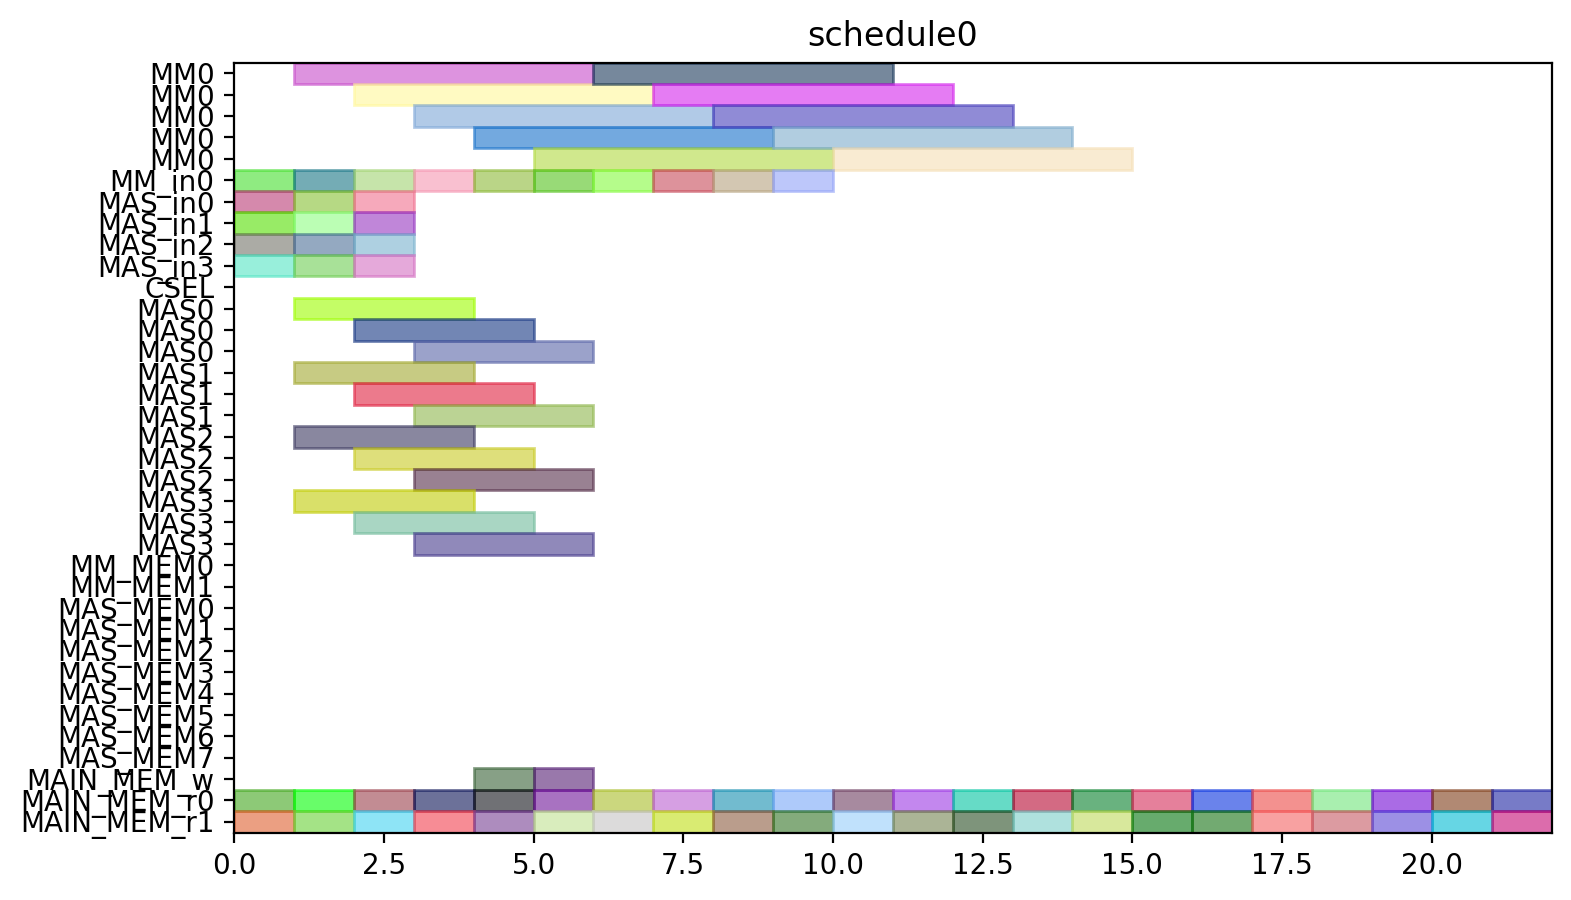

Here is the Python script that generated this plot:
from pyschedule import Scenario, solvers, plotters, alt


def solve():
	horizon = 90
	S = Scenario("schedule0", horizon=horizon)

	# resource
	MM = S.Resources('MM', num=1, size=5)
	MM_in = S.Resources('MM_in', num=1)
	MAS_in = S.Resources('MAS_in', num=4)
	CSEL = S.Resource('CSEL')
	MAS = S.Resources('MAS', num=4, size=3, periods=range(1, horizon))
	MM_MEM = S.Resources('MM_MEM', num=2)
	MAS_MEM = S.Resources('MAS_MEM', num=8)
	MAIN_MEM_w = S.Resource('MAIN_MEM_w', size=1)
	MAIN_MEM_r = S.Resources('MAIN_MEM_r', num=2)

	# result of previous scheduling

	# new tasks
	c10_t0 = S.Task('c10_t0', length=5, delay_cost=1)
	c10_t0 += alt(MM)
	c10_t0_in = S.Task('c10_t0_in', length=1, delay_cost=1)
	c10_t0_in += alt(MM_in)
	S += c10_t0_in*MM_in[0]<=c10_t0*MM[0]

	c10_t0_mem0 = S.Task('c10_t0_mem0', length=1, delay_cost=1)
	c10_t0_mem0 += MAIN_MEM_r[0]
	c10_t0_mem1 = S.Task('c10_t0_mem1', length=1, delay_cost=1)
	c10_t0_mem1 += MAIN_MEM_r[1]
	c10_t1 = S.Task('c10_t1', length=5, delay_cost=1)
	c10_t1 += alt(MM)
	c10_t1_in = S.Task('c10_t1_in', length=1, delay_cost=1)
	c10_t1_in += alt(MM_in)
	S += c10_t1_in*MM_in[0]<=c10_t1*MM[0]

	c10_t1_mem0 = S.Task('c10_t1_mem0', length=1, delay_cost=1)
	c10_t1_mem0 += MAIN_MEM_r[0]
	c10_t1_mem1 = S.Task('c10_t1_mem1', length=1, delay_cost=1)
	c10_t1_mem1 += MAIN_MEM_r[1]
	c10_t2 = S.Task('c10_t2', length=3, delay_cost=1)
	c10_t2 += alt(MAS)
	c10_t2_in = S.Task('c10_t2_in', length=1, delay_cost=1)
	c10_t2_in += alt(MAS_in)
	S += c10_t2_in*MAS_in[0]<=c10_t2*MAS[0]

	S += c10_t2_in*MAS_in[1]<=c10_t2*MAS[1]

	S += c10_t2_in*MAS_in[2]<=c10_t2*MAS[2]

	S += c10_t2_in*MAS_in[3]<=c10_t2*MAS[3]

	c10_t2_mem0 = S.Task('c10_t2_mem0', length=1, delay_cost=1)
	c10_t2_mem0 += MAIN_MEM_r[0]
	c10_t2_mem1 = S.Task('c10_t2_mem1', length=1, delay_cost=1)
	c10_t2_mem1 += MAIN_MEM_r[1]
	c10_t3 = S.Task('c10_t3', length=3, delay_cost=1)
	c10_t3 += alt(MAS)
	c10_t3_in = S.Task('c10_t3_in', length=1, delay_cost=1)
	c10_t3_in += alt(MAS_in)
	S += c10_t3_in*MAS_in[0]<=c10_t3*MAS[0]

	S += c10_t3_in*MAS_in[1]<=c10_t3*MAS[1]

	S += c10_t3_in*MAS_in[2]<=c10_t3*MAS[2]

	S += c10_t3_in*MAS_in[3]<=c10_t3*MAS[3]

	c10_t3_mem0 = S.Task('c10_t3_mem0', length=1, delay_cost=1)
	c10_t3_mem0 += MAIN_MEM_r[0]
	c10_t3_mem1 = S.Task('c10_t3_mem1', length=1, delay_cost=1)
	c10_t3_mem1 += MAIN_MEM_r[1]
	c20_t0 = S.Task('c20_t0', length=5, delay_cost=1)
	c20_t0 += alt(MM)
	c20_t0_in = S.Task('c20_t0_in', length=1, delay_cost=1)
	c20_t0_in += alt(MM_in)
	S += c20_t0_in*MM_in[0]<=c20_t0*MM[0]

	c20_t0_mem0 = S.Task('c20_t0_mem0', length=1, delay_cost=1)
	c20_t0_mem0 += MAIN_MEM_r[0]
	c20_t0_mem1 = S.Task('c20_t0_mem1', length=1, delay_cost=1)
	c20_t0_mem1 += MAIN_MEM_r[1]
	c20_t1 = S.Task('c20_t1', length=5, delay_cost=1)
	c20_t1 += alt(MM)
	c20_t1_in = S.Task('c20_t1_in', length=1, delay_cost=1)
	c20_t1_in += alt(MM_in)
	S += c20_t1_in*MM_in[0]<=c20_t1*MM[0]

	c20_t1_mem0 = S.Task('c20_t1_mem0', length=1, delay_cost=1)
	c20_t1_mem0 += MAIN_MEM_r[0]
	c20_t1_mem1 = S.Task('c20_t1_mem1', length=1, delay_cost=1)
	c20_t1_mem1 += MAIN_MEM_r[1]
	c20_t2 = S.Task('c20_t2', length=3, delay_cost=1)
	c20_t2 += alt(MAS)
	c20_t2_in = S.Task('c20_t2_in', length=1, delay_cost=1)
	c20_t2_in += alt(MAS_in)
	S += c20_t2_in*MAS_in[0]<=c20_t2*MAS[0]

	S += c20_t2_in*MAS_in[1]<=c20_t2*MAS[1]

	S += c20_t2_in*MAS_in[2]<=c20_t2*MAS[2]

	S += c20_t2_in*MAS_in[3]<=c20_t2*MAS[3]

	c20_t2_mem0 = S.Task('c20_t2_mem0', length=1, delay_cost=1)
	c20_t2_mem0 += MAIN_MEM_r[0]
	c20_t2_mem1 = S.Task('c20_t2_mem1', length=1, delay_cost=1)
	c20_t2_mem1 += MAIN_MEM_r[1]
	c20_t3 = S.Task('c20_t3', length=3, delay_cost=1)
	c20_t3 += alt(MAS)
	c20_t3_in = S.Task('c20_t3_in', length=1, delay_cost=1)
	c20_t3_in += alt(MAS_in)
	S += c20_t3_in*MAS_in[0]<=c20_t3*MAS[0]

	S += c20_t3_in*MAS_in[1]<=c20_t3*MAS[1]

	S += c20_t3_in*MAS_in[2]<=c20_t3*MAS[2]

	S += c20_t3_in*MAS_in[3]<=c20_t3*MAS[3]

	c20_t3_mem0 = S.Task('c20_t3_mem0', length=1, delay_cost=1)
	c20_t3_mem0 += MAIN_MEM_r[0]
	c20_t3_mem1 = S.Task('c20_t3_mem1', length=1, delay_cost=1)
	c20_t3_mem1 += MAIN_MEM_r[1]
	c01_t0 = S.Task('c01_t0', length=5, delay_cost=1)
	c01_t0 += alt(MM)
	c01_t0_in = S.Task('c01_t0_in', length=1, delay_cost=1)
	c01_t0_in += alt(MM_in)
	S += c01_t0_in*MM_in[0]<=c01_t0*MM[0]

	c01_t0_mem0 = S.Task('c01_t0_mem0', length=1, delay_cost=1)
	c01_t0_mem0 += MAIN_MEM_r[0]
	c01_t0_mem1 = S.Task('c01_t0_mem1', length=1, delay_cost=1)
	c01_t0_mem1 += MAIN_MEM_r[1]
	c01_t1 = S.Task('c01_t1', length=5, delay_cost=1)
	c01_t1 += alt(MM)
	c01_t1_in = S.Task('c01_t1_in', length=1, delay_cost=1)
	c01_t1_in += alt(MM_in)
	S += c01_t1_in*MM_in[0]<=c01_t1*MM[0]

	c01_t1_mem0 = S.Task('c01_t1_mem0', length=1, delay_cost=1)
	c01_t1_mem0 += MAIN_MEM_r[0]
	c01_t1_mem1 = S.Task('c01_t1_mem1', length=1, delay_cost=1)
	c01_t1_mem1 += MAIN_MEM_r[1]
	c01_t2 = S.Task('c01_t2', length=3, delay_cost=1)
	c01_t2 += alt(MAS)
	c01_t2_in = S.Task('c01_t2_in', length=1, delay_cost=1)
	c01_t2_in += alt(MAS_in)
	S += c01_t2_in*MAS_in[0]<=c01_t2*MAS[0]

	S += c01_t2_in*MAS_in[1]<=c01_t2*MAS[1]

	S += c01_t2_in*MAS_in[2]<=c01_t2*MAS[2]

	S += c01_t2_in*MAS_in[3]<=c01_t2*MAS[3]

	c01_t2_mem0 = S.Task('c01_t2_mem0', length=1, delay_cost=1)
	c01_t2_mem0 += MAIN_MEM_r[0]
	c01_t2_mem1 = S.Task('c01_t2_mem1', length=1, delay_cost=1)
	c01_t2_mem1 += MAIN_MEM_r[1]
	c01_t3 = S.Task('c01_t3', length=3, delay_cost=1)
	c01_t3 += alt(MAS)
	c01_t3_in = S.Task('c01_t3_in', length=1, delay_cost=1)
	c01_t3_in += alt(MAS_in)
	S += c01_t3_in*MAS_in[0]<=c01_t3*MAS[0]

	S += c01_t3_in*MAS_in[1]<=c01_t3*MAS[1]

	S += c01_t3_in*MAS_in[2]<=c01_t3*MAS[2]

	S += c01_t3_in*MAS_in[3]<=c01_t3*MAS[3]

	c01_t3_mem0 = S.Task('c01_t3_mem0', length=1, delay_cost=1)
	c01_t3_mem0 += MAIN_MEM_r[0]
	c01_t3_mem1 = S.Task('c01_t3_mem1', length=1, delay_cost=1)
	c01_t3_mem1 += MAIN_MEM_r[1]
	c11_t0 = S.Task('c11_t0', length=5, delay_cost=1)
	c11_t0 += alt(MM)
	c11_t0_in = S.Task('c11_t0_in', length=1, delay_cost=1)
	c11_t0_in += alt(MM_in)
	S += c11_t0_in*MM_in[0]<=c11_t0*MM[0]

	c11_t0_mem0 = S.Task('c11_t0_mem0', length=1, delay_cost=1)
	c11_t0_mem0 += MAIN_MEM_r[0]
	c11_t0_mem1 = S.Task('c11_t0_mem1', length=1, delay_cost=1)
	c11_t0_mem1 += MAIN_MEM_r[1]
	c11_t1 = S.Task('c11_t1', length=5, delay_cost=1)
	c11_t1 += alt(MM)
	c11_t1_in = S.Task('c11_t1_in', length=1, delay_cost=1)
	c11_t1_in += alt(MM_in)
	S += c11_t1_in*MM_in[0]<=c11_t1*MM[0]

	c11_t1_mem0 = S.Task('c11_t1_mem0', length=1, delay_cost=1)
	c11_t1_mem0 += MAIN_MEM_r[0]
	c11_t1_mem1 = S.Task('c11_t1_mem1', length=1, delay_cost=1)
	c11_t1_mem1 += MAIN_MEM_r[1]
	c11_t2 = S.Task('c11_t2', length=3, delay_cost=1)
	c11_t2 += alt(MAS)
	c11_t2_in = S.Task('c11_t2_in', length=1, delay_cost=1)
	c11_t2_in += alt(MAS_in)
	S += c11_t2_in*MAS_in[0]<=c11_t2*MAS[0]

	S += c11_t2_in*MAS_in[1]<=c11_t2*MAS[1]

	S += c11_t2_in*MAS_in[2]<=c11_t2*MAS[2]

	S += c11_t2_in*MAS_in[3]<=c11_t2*MAS[3]

	c11_t2_mem0 = S.Task('c11_t2_mem0', length=1, delay_cost=1)
	c11_t2_mem0 += MAIN_MEM_r[0]
	c11_t2_mem1 = S.Task('c11_t2_mem1', length=1, delay_cost=1)
	c11_t2_mem1 += MAIN_MEM_r[1]
	c11_t3 = S.Task('c11_t3', length=3, delay_cost=1)
	c11_t3 += alt(MAS)
	c11_t3_in = S.Task('c11_t3_in', length=1, delay_cost=1)
	c11_t3_in += alt(MAS_in)
	S += c11_t3_in*MAS_in[0]<=c11_t3*MAS[0]

	S += c11_t3_in*MAS_in[1]<=c11_t3*MAS[1]

	S += c11_t3_in*MAS_in[2]<=c11_t3*MAS[2]

	S += c11_t3_in*MAS_in[3]<=c11_t3*MAS[3]

	c11_t3_mem0 = S.Task('c11_t3_mem0', length=1, delay_cost=1)
	c11_t3_mem0 += MAIN_MEM_r[0]
	c11_t3_mem1 = S.Task('c11_t3_mem1', length=1, delay_cost=1)
	c11_t3_mem1 += MAIN_MEM_r[1]
	c21_t0 = S.Task('c21_t0', length=5, delay_cost=1)
	c21_t0 += alt(MM)
	c21_t0_in = S.Task('c21_t0_in', length=1, delay_cost=1)
	c21_t0_in += alt(MM_in)
	S += c21_t0_in*MM_in[0]<=c21_t0*MM[0]

	c21_t0_mem0 = S.Task('c21_t0_mem0', length=1, delay_cost=1)
	c21_t0_mem0 += MAIN_MEM_r[0]
	c21_t0_mem1 = S.Task('c21_t0_mem1', length=1, delay_cost=1)
	c21_t0_mem1 += MAIN_MEM_r[1]
	c21_t1 = S.Task('c21_t1', length=5, delay_cost=1)
	c21_t1 += alt(MM)
	c21_t1_in = S.Task('c21_t1_in', length=1, delay_cost=1)
	c21_t1_in += alt(MM_in)
	S += c21_t1_in*MM_in[0]<=c21_t1*MM[0]

	c21_t1_mem0 = S.Task('c21_t1_mem0', length=1, delay_cost=1)
	c21_t1_mem0 += MAIN_MEM_r[0]
	c21_t1_mem1 = S.Task('c21_t1_mem1', length=1, delay_cost=1)
	c21_t1_mem1 += MAIN_MEM_r[1]
	c21_t2 = S.Task('c21_t2', length=3, delay_cost=1)
	c21_t2 += alt(MAS)
	c21_t2_in = S.Task('c21_t2_in', length=1, delay_cost=1)
	c21_t2_in += alt(MAS_in)
	S += c21_t2_in*MAS_in[0]<=c21_t2*MAS[0]

	S += c21_t2_in*MAS_in[1]<=c21_t2*MAS[1]

	S += c21_t2_in*MAS_in[2]<=c21_t2*MAS[2]

	S += c21_t2_in*MAS_in[3]<=c21_t2*MAS[3]

	c21_t2_mem0 = S.Task('c21_t2_mem0', length=1, delay_cost=1)
	c21_t2_mem0 += MAIN_MEM_r[0]
	c21_t2_mem1 = S.Task('c21_t2_mem1', length=1, delay_cost=1)
	c21_t2_mem1 += MAIN_MEM_r[1]
	c21_t3 = S.Task('c21_t3', length=3, delay_cost=1)
	c21_t3 += alt(MAS)
	c21_t3_in = S.Task('c21_t3_in', length=1, delay_cost=1)
	c21_t3_in += alt(MAS_in)
	S += c21_t3_in*MAS_in[0]<=c21_t3*MAS[0]

	S += c21_t3_in*MAS_in[1]<=c21_t3*MAS[1]

	S += c21_t3_in*MAS_in[2]<=c21_t3*MAS[2]

	S += c21_t3_in*MAS_in[3]<=c21_t3*MAS[3]

	c21_t3_mem0 = S.Task('c21_t3_mem0', length=1, delay_cost=1)
	c21_t3_mem0 += MAIN_MEM_r[0]
	c21_t3_mem1 = S.Task('c21_t3_mem1', length=1, delay_cost=1)
	c21_t3_mem1 += MAIN_MEM_r[1]
	c000 = S.Task('c000', length=3, delay_cost=1)
	c000 += alt(MAS)
	c000_in = S.Task('c000_in', length=1, delay_cost=1)
	c000_in += alt(MAS_in)
	S += c000_in*MAS_in[0]<=c000*MAS[0]

	S += c000_in*MAS_in[1]<=c000*MAS[1]

	S += c000_in*MAS_in[2]<=c000*MAS[2]

	S += c000_in*MAS_in[3]<=c000*MAS[3]

	S += 0<c000

	c000_w = S.Task('c000_w', length=1, delay_cost=1)
	c000_w += alt(MAIN_MEM_w)
	S += c000 <= c000_w

	c000_mem0 = S.Task('c000_mem0', length=1, delay_cost=1)
	c000_mem0 += MAIN_MEM_r[0]
	c000_mem1 = S.Task('c000_mem1', length=1, delay_cost=1)
	c000_mem1 += MAIN_MEM_r[1]
	c001 = S.Task('c001', length=3, delay_cost=1)
	c001 += alt(MAS)
	c001_in = S.Task('c001_in', length=1, delay_cost=1)
	c001_in += alt(MAS_in)
	S += c001_in*MAS_in[0]<=c001*MAS[0]

	S += c001_in*MAS_in[1]<=c001*MAS[1]

	S += c001_in*MAS_in[2]<=c001*MAS[2]

	S += c001_in*MAS_in[3]<=c001*MAS[3]

	S += 0<c001

	c001_w = S.Task('c001_w', length=1, delay_cost=1)
	c001_w += alt(MAIN_MEM_w)
	S += c001 <= c001_w

	c001_mem0 = S.Task('c001_mem0', length=1, delay_cost=1)
	c001_mem0 += MAIN_MEM_r[0]
	c001_mem1 = S.Task('c001_mem1', length=1, delay_cost=1)
	c001_mem1 += MAIN_MEM_r[1]
	solvers.mip.solve(S,msg=1,kind='CPLEX',ratio_gap=1.01)

	solution = [['hoge']*len(S.solution()[1]) for i in range(len(S.solution()))]
	for i in range(len(S.solution())):
		for j in range(len(S.solution()[i])):
			solution[i][j]=str(S.solution()[i][j])
	print(solution)

	cycles = int(solution[-1][3])

	pic_file_name = "/home/mfukuda/ABE/multiRAM_multiMAS_16mux/scheduling_result/stage5MM1_stage3MAS4/FROB/schedule0.png"
	if(S.solution() != []):
		plotters.matplotlib.plot(S,img_filename=pic_file_name, show_task_labels=False, fig_size=(cycles*0.25+3, 5))

	return solution
